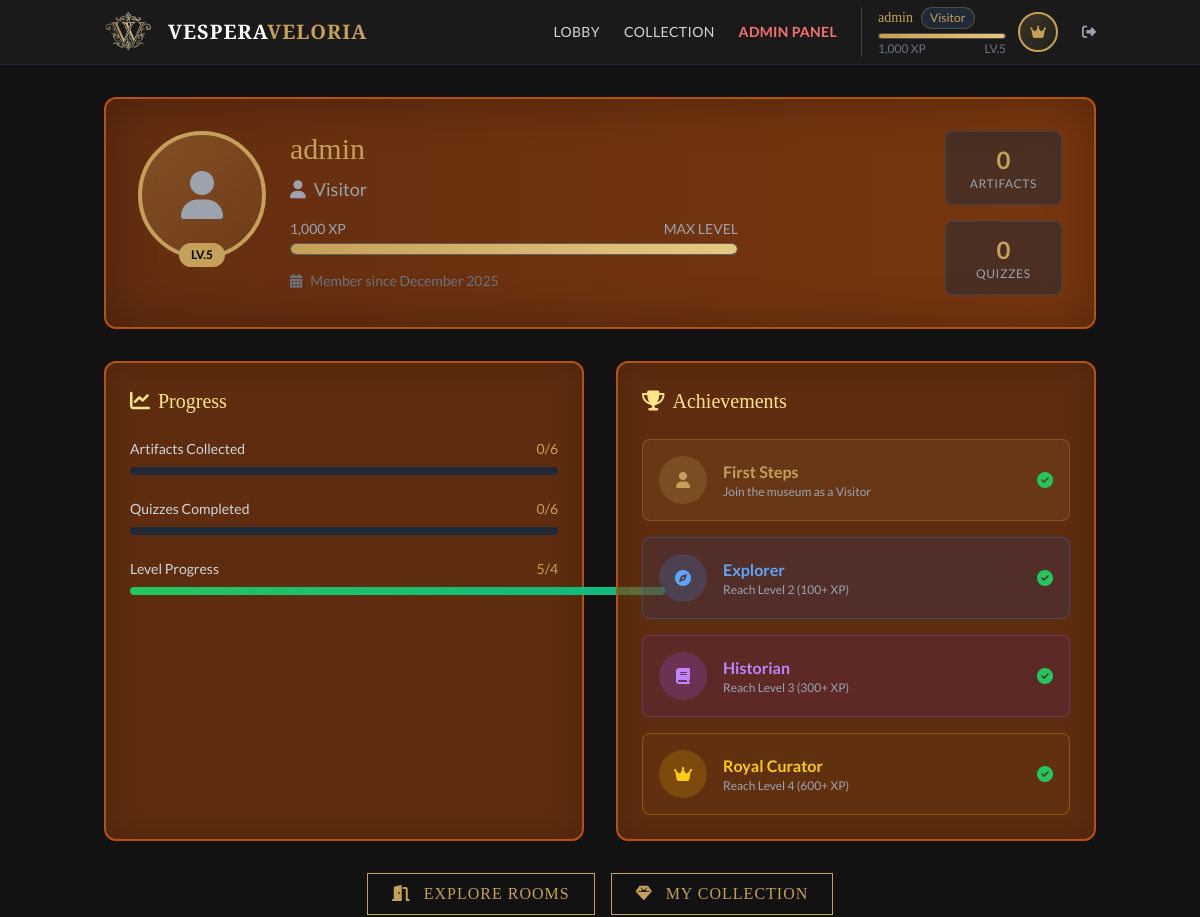
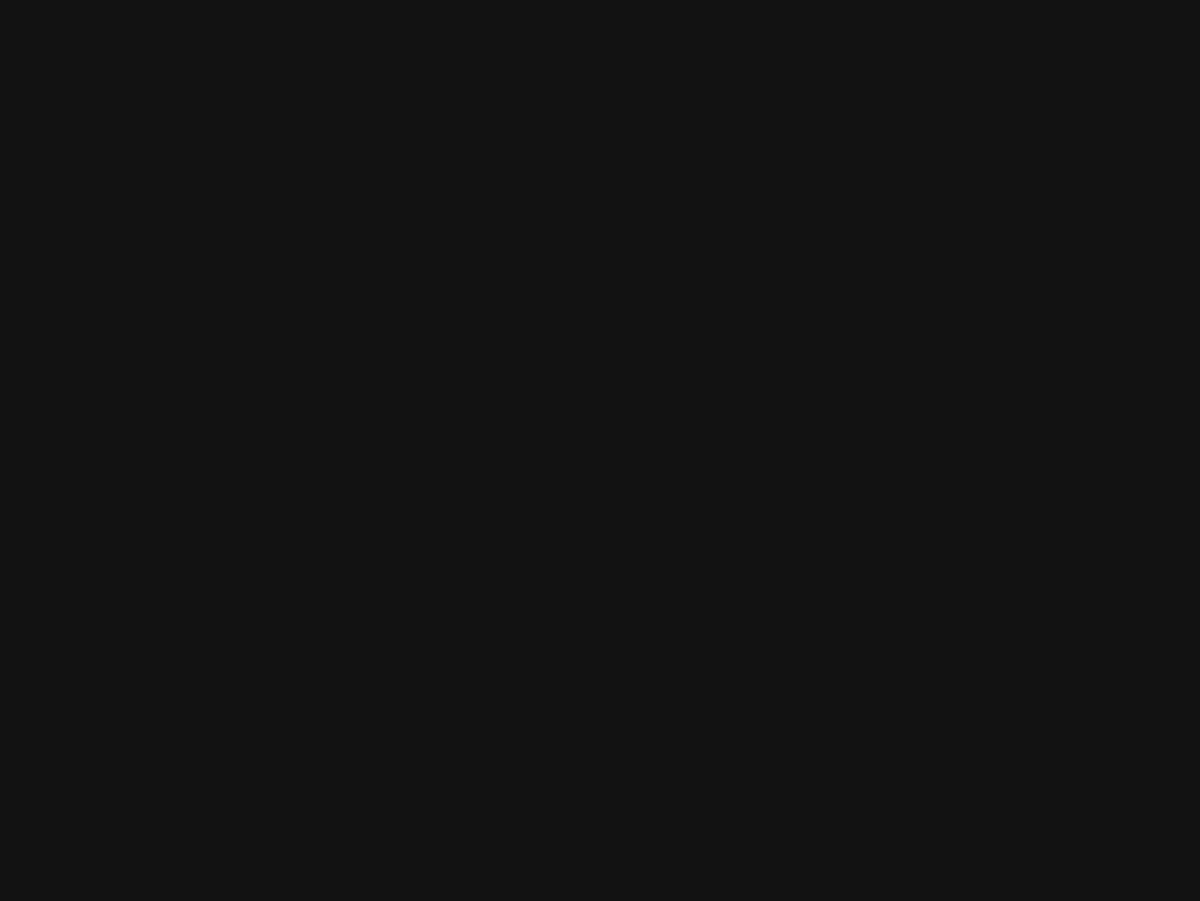
The app's page /public/profile.php (signed in) with its own data (2 pictures, top to bottom).
### tables this page shows
CREATE TABLE `users` (
  `id` int(11) NOT NULL,
  `username` varchar(50) NOT NULL,
  `password` varchar(255) NOT NULL,
  `role` enum('visitor','admin') DEFAULT 'visitor',
  `xp` int(11) DEFAULT 0,
  `level` int(11) DEFAULT 1,
  `created_at` timestamp NOT NULL DEFAULT current_timestamp()
);

### app/Models/User.php (called while the page is built, shortened)
<?php
class User {
    public static function findById($conn, $id) {
        $stmt = $conn->prepare("SELECT * FROM users WHERE id = ?");
        $stmt->bind_param("i", $id);
        $stmt->execute();
        return $stmt->get_result()->fetch_assoc();
    }
    public static function getXpAndLevel($conn, $userId) {
        $user = self::findById($conn, $userId);
        $xp = $user['xp'] ?? 0;
        $level = self::calculateLevel($xp);
        $xpForNextLevel = self::getXpForLevel($level + 1);
        $xpForCurrentLevel = self::getXpForLevel($level);
        $progress = $xpForNextLevel > $xpForCurrentLevel ?
            (($xp - $xpForCurrentLevel) / ($xpForNextLevel - $xpForCurrentLevel)) * 100 : 100;
        return [
            'xp' => $xp,
            'level' => $level,
            'xp_for_next_level' => $xpForNextLevel,
            'xp_for_current_level' => $xpForCurrentLevel,
            'progress' => $progress
        ];
    }
    public static function calculateLevel($xp) {
        if ($xp >= 500) return 4;
        return 1;
    }
    public static function getXpForLevel($level) {
        $levels = [1 => 0, 2 => 50, 3 => 200, 4 => 500, 5 => 1000];
        return $levels[$level] ?? 1000;
    }
    public static function getStats($conn, $userId) {
        $stmt = $conn->prepare("SELECT COUNT(*) as count FROM user_collections WHERE user_id = ?");
        $stmt->bind_param("i", $userId);
        $stmt->execute();
        $collected = $stmt->get_result()->fetch_assoc()['count'];
        $stmt = $conn->prepare("SELECT COUNT(*) as count FROM user_quizzes WHERE user_id = ?");
        $stmt->bind_param("i", $userId);
        $stmt->execute();
        $quizzes = $stmt->get_result()->fetch_assoc()['count'];
        $stmt = $conn->prepare("SELECT COUNT(*) as count FROM user_quizzes WHERE user_id = ? AND is_correct = 1");
        $stmt->bind_param("i", $userId);
        $stmt->execute();
        $correct = $stmt->get_result()->fetch_assoc()['count'];
        $stmt = $conn->prepare("SELECT COUNT(*) as count FROM user_hidden_artifacts WHERE user_id = ?");
        $stmt->bind_param("i", $userId);
        $stmt->execute();
        $hidden = $stmt->get_result()->fetch_assoc()['count'];
        return [
            'artifacts_collected' => $collected,
            'quizzes_completed' => $quizzes,
            'correct_answers' => $correct,
            'hidden_artifacts' => $hidden
        ];
    }
}

### public/profile.php (the view, shortened to what this page needs)
<?php
require_once '../app/Config/database.php';
require_once '../app/Models/User.php';
$user_id = $_SESSION['user_id'];
$user = User::findById($conn, $user_id);
$stats = User::getStats($conn, $user_id);
$collection_count = $stats['artifacts_collected'];
$quiz_count = $stats['quizzes_completed'];
$total_artifacts = $conn->query("SELECT COUNT(*) as count FROM artifacts")->fetch_assoc()['count'];
$total_quizzes = $conn->query("SELECT COUNT(*) as count FROM quizzes")->fetch_assoc()['count'];
$xp_data = User::getXpAndLevel($conn, $user_id);
$current_level = $user['level'];
$current_xp = $user['xp'];
$xp_needed = $xp_data['xp_for_next_level'] - $current_xp;
$ranks = [
    1 => ['name' => 'Visitor', 'icon' => 'fa-user', 'color' => 'text-gray-400'],
    2 => ['name' => 'Explorer', 'icon' => 'fa-compass', 'color' => 'text-blue-400'],
    3 => ['name' => 'Historian', 'icon' => 'fa-book', 'color' => 'text-purple-400'],
    4 => ['name' => 'Royal Curator', 'icon' => 'fa-crown', 'color' => 'text-gold']
];
$rank = $ranks[$current_level] ?? $ranks[1];
include 'header.php';
include 'navbar.php';
?>
<div class="min-h-screen" style="background: linear-gradient(135deg, #d4c4a8 0%, #c4b393 25%, #b8a67e 50%, #c4b393 75%, #d4c4a8 100%); ">
<div class="container mx-auto px-4 py-8 page-fade-in">
    <div class="bg-gradient-to-r from-amber-900/80 to-amber-800/80 rounded-xl p-8 mb-8 border-2 border-amber-700 shadow-2xl" style="box-shadow: inset 0 0 50px rgba(0,0,0,0.3);">
        <div class="flex flex-col md:flex-row items-center md:items-start gap-6">
            <div class="relative">
                <div class="w-32 h-32 rounded-full bg-gradient-to-br from-gold/30 to-gold/10 border-4 border-gold flex items-center justify-center">
                    <i class="fas <?php echo $rank['icon']; ?> text-5xl <?php echo $rank['color']; ?>"></i>
                </div>
                <div class="absolute -bottom-2 left-1/2 transform -translate-x-1/2 bg-gold text-black px-3 py-1 rounded-full text-xs font-bold">
                    LV.<?php echo $current_level; ?>
                </div>
            </div>
            <div class="flex-grow text-center md:text-left">
                <h1 class="text-3xl font-serif text-gold mb-2"><?php echo htmlspecialchars($user['username']); ?></h1>
                <p class="text-lg <?php echo $rank['color']; ?> mb-4">
                    <i class="fas <?php echo $rank['icon']; ?> mr-2"></i><?php echo $rank['name']; ?>
                </p>
                <div class="max-w-md mx-auto md:mx-0">
                    <div class="flex justify-between text-sm text-gray-400 mb-1">
                        <span><?php echo number_format($current_xp); ?> XP</span>
                        <?php if ($current_level < 4): ?>
                            <span><?php echo number_format($xp_needed); ?> XP to Level <?php echo $current_level + 1; ?></span>
                        <?php else: ?>
                            <span>MAX LEVEL</span>
                        <?php endif; ?>
                    </div>
                    <div class="xp-bar-container h-3 rounded-full bg-gray-700">
                        <div class="xp-bar-fill h-full rounded-full" style="width: <?php echo $xp_progress; ?>%"></div>
                    </div>
                </div>
                <p class="text-gray-500 text-sm mt-4">
                    <i class="fas fa-calendar-alt mr-2"></i>Member since <?php echo date('F Y', strtotime($user['created_at'])); ?>
                </p>
            </div>
            <div class="flex md:flex-col gap-4">
                <div class="text-center px-6 py-3 bg-gray-800/50 rounded-lg border border-gray-700">
                    <div class="text-2xl font-bold text-gold"><?php echo $collection_count; ?></div>
                    <div class="text-xs text-gray-400 uppercase tracking-wider">Artifacts</div>
                </div>
                <div class="text-center px-6 py-3 bg-gray-800/50 rounded-lg border border-gray-700">
                    <div class="text-2xl font-bold text-gold"><?php echo $quiz_count; ?></div>
                    <div class="text-xs text-gray-400 uppercase tracking-wider">Quizzes</div>
                </div>
            </div>
        </div>
    </div>
    <div class="grid md:grid-cols-2 gap-8">
        <div class="bg-amber-800/60 rounded-xl p-6 border-2 border-amber-700 shadow-lg" style="box-shadow: inset 0 0 30px rgba(0,0,0,0.2);">
            <h2 class="text-xl font-serif text-amber-200 mb-6 flex items-center gap-2">
                <i class="fas fa-chart-line"></i> Progress
            </h2>
            <div class="mb-6">
                <div class="flex justify-between text-sm mb-2">
                    <span class="text-gray-300">Artifacts Collected</span>
                    <span class="text-gold"><?php echo $collection_count; ?>/<?php echo $total_artifacts; ?></span>
                </div>
                <div class="w-full bg-gray-800 rounded-full h-2">
                </div>
            </div>
            <div class="mb-6">
                <div class="flex justify-between text-sm mb-2">
                    <span class="text-gray-300">Quizzes Completed</span>
                    <span class="text-gold"><?php echo $quiz_count; ?>/<?php echo $total_quizzes; ?></span>
                </div>
                <div class="w-full bg-gray-800 rounded-full h-2">
                </div>
            </div>
            <div>
                <div class="flex justify-between text-sm mb-2">
                    <span class="text-gray-300">Level Progress</span>
                    <span class="text-gold"><?php echo $current_level; ?>/4</span>
                </div>
                <div class="w-full bg-gray-800 rounded-full h-2">
                    <div class="bg-gradient-to-r from-green-500 to-emerald-500 h-2 rounded-full transition-all"
                         style="width: <?php echo ($current_level / 4) * 100; ?>%"></div>
                </div>
            </div>
        </div>
        <div class="bg-amber-800/60 rounded-xl p-6 border-2 border-amber-700 shadow-lg" style="box-shadow: inset 0 0 30px rgba(0,0,0,0.2);">
            <h2 class="text-xl font-serif text-amber-200 mb-6 flex items-center gap-2">
                <i class="fas fa-trophy"></i> Achievements
            </h2>
            <div class="space-y-4">
                <div class="flex items-center gap-4 p-4 rounded-lg <?php echo $current_level >= 1 ? 'bg-gold/10 border border-gold/30' : 'bg-gray-800/50 border border-gray-700 opacity-50'; ?>">
                    <div class="w-12 h-12 rounded-full <?php echo $current_level >= 1 ? 'bg-gold/20' : 'bg-gray-700'; ?> flex items-center justify-center">
                        <i class="fas fa-user <?php echo $current_level >= 1 ? 'text-gold' : 'text-gray-500'; ?>"></i>
                    </div>
                    <div>
                        <div class="font-bold <?php echo $current_level >= 1 ? 'text-gold' : 'text-gray-500'; ?>">First Steps</div>
                        <div class="text-xs text-gray-400">Join the museum as a Visitor</div>
                    </div>
                    <?php if ($current_level >= 1): ?>
                        <i class="fas fa-check-circle text-green-500 ml-auto"></i>
                    <?php endif; ?>
                </div>
                <div class="flex items-center gap-4 p-4 rounded-lg <?php echo $current_level >= 2 ? 'bg-blue-900/20 border border-blue-500/30' : 'bg-gray-800/50 border border-gray-700 opacity-50'; ?>">
                    <div class="w-12 h-12 rounded-full <?php echo $current_level >= 2 ? 'bg-blue-500/20' : 'bg-gray-700'; ?> flex items-center justify-center">
                        <i class="fas fa-compass <?php echo $current_level >= 2 ? 'text-blue-400' : 'text-gray-500'; ?>"></i>
                    </div>
                    <div>
                        <div class="font-bold <?php echo $current_level >= 2 ? 'text-blue-400' : 'text-gray-500'; ?>">Explorer</div>
                        <div class="text-xs text-gray-400">Reach Level 2 (100+ XP)</div>
                    </div>
                    <?php if ($current_level >= 2): ?>
                        <i class="fas fa-check-circle text-green-500 ml-auto"></i>
                    <?php endif; ?>
                </div>
                <div class="flex items-center gap-4 p-4 rounded-lg <?php echo $current_level >= 3 ? 'bg-purple-900/20 border border-purple-500/30' : 'bg-gray-800/50 border border-gray-700 opacity-50'; ?>">
                    <div class="w-12 h-12 rounded-full <?php echo $current_level >= 3 ? 'bg-purple-500/20' : 'bg-gray-700'; ?> flex items-center justify-center">
                        <i class="fas fa-book <?php echo $current_level >= 3 ? 'text-purple-400' : 'text-gray-500'; ?>"></i>
                    </div>
                    <div>
                        <div class="font-bold <?php echo $current_level >= 3 ? 'text-purple-400' : 'text-gray-500'; ?>">Historian</div>
                        <div class="text-xs text-gray-400">Reach Level 3 (300+ XP)</div>
                    </div>
                    <?php if ($current_level >= 3): ?>
                        <i class="fas fa-check-circle text-green-500 ml-auto"></i>
                    <?php endif; ?>
                </div>
                <div class="flex items-center gap-4 p-4 rounded-lg <?php echo $current_level >= 4 ? 'bg-yellow-900/20 border border-yellow-500/30' : 'bg-gray-800/50 border border-gray-700 opacity-50'; ?>">
                    <div class="w-12 h-12 rounded-full <?php echo $current_level >= 4 ? 'bg-yellow-500/20' : 'bg-gray-700'; ?> flex items-center justify-center">
                        <i class="fas fa-crown <?php echo $current_level >= 4 ? 'text-yellow-400' : 'text-gray-500'; ?>"></i>
                    </div>
                    <div>
                        <div class="font-bold <?php echo $current_level >= 4 ? 'text-yellow-400' : 'text-gray-500'; ?>">Royal Curator</div>
                        <div class="text-xs text-gray-400">Reach Level 4 (600+ XP)</div>
                    </div>
                    <?php if ($current_level >= 4): ?>
                        <i class="fas fa-check-circle text-green-500 ml-auto"></i>
                    <?php endif; ?>
                </div>
            </div>
        </div>
    </div>
    <div class="mt-8 flex flex-wrap gap-4 justify-center">
        <a href="lobby/" class="btn-museum">
            <i class="fas fa-door-open mr-2"></i> Explore Rooms
        </a>
        <a href="lobby/my_collection.php" class="btn-museum">
            <i class="fas fa-gem mr-2"></i> My Collection
        </a>
    </div>
</div>
</div>
<?php
include 'footer.php';
?>

### public/assets/css/style.css (style rules this page uses)
:root { --color-gold: #c5a059; --color-gold-hover: #e6c885; --color-dark-bg: #1a1a1a; --color-darker-bg: #121212; --color-text: #e0e0e0; --color-parchment: #f0e6d2; }
body { font-family: "Lato", sans-serif; background-color: var(--color-darker-bg); color: var(--color-text); }
h1, h2, h3, h4, h5, h6, .font-serif { font-family: "Abhaya Libre", serif; }
.text-gold { color: var(--color-gold); }
.bg-gold { background-color: var(--color-gold); }
.border-gold { border-color: var(--color-gold); }
.btn-museum { background: transparent; border: 1px solid var(--color-gold); color: var(--color-gold); padding: 0.5rem 1.5rem; transition: all 0.3s ease; font-family: "Cinzel", serif; letter-spacing: 1px; text-transform: uppercase; cursor: pointer; }
.xp-bar-container { background: rgba(0, 0, 0, 0.5); border: 1px solid rgba(197, 160, 89, 0.3); border-radius: 9999px; overflow: hidden; }
.xp-bar-fill { background: linear-gradient( 90deg, var(--color-gold), var(--color-gold-hover) ); transition: width 0.5s ease-out; border-radius: 9999px; }
.page-fade-in { animation: page-enter 0.5s ease-out; }

### public/header.php (style rules this page uses)
body { background-color: #121212; }

### records on screen
users: level "5", username "admin", level "Visitor", created_at "December 2025"

### other values on screen
$username "admin"
$rank_name "Visitor"
$current_xp "1,000"
$level "5"
$collection_count "0"
$quiz_count "0"
$total_artifacts "6"
$total_quizzes "6"
